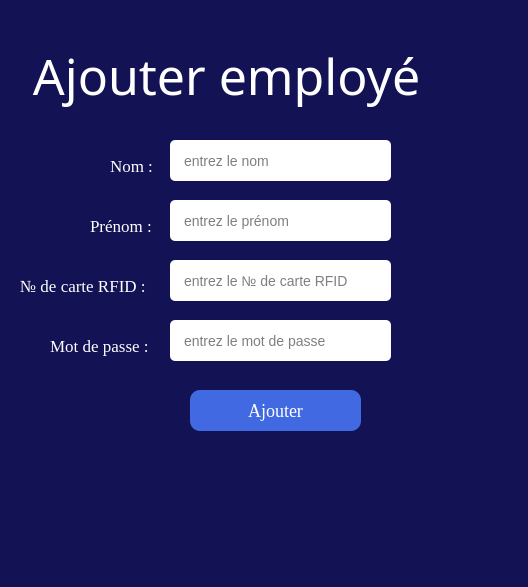
<?xml version="1.0" encoding="UTF-8"?>
<ui version="4.0">
 <class>Form</class>
 <widget class="QWidget" name="Form">
  <property name="geometry">
   <rect>
    <x>0</x>
    <y>0</y>
    <width>528</width>
    <height>587</height>
   </rect>
  </property>
  <property name="windowTitle">
   <string> Ajouter employé</string>
  </property>
  <property name="styleSheet">
   <string notr="true">QWidget{

background-color: #121254 ;}
</string>
  </property>
  <widget class="QLineEdit" name="ajout_employee_prenom_le">
   <property name="geometry">
    <rect>
     <x>170</x>
     <y>200</y>
     <width>221</width>
     <height>41</height>
    </rect>
   </property>
   <property name="styleSheet">
    <string notr="true">QLineEdit {
	
  padding : 6px 12px;
  font-size : 14px ;
  color :333 ;
  background-color :#fff;
  border : #4px solid #000;
  border-radius:5px;
}</string>
   </property>
   <property name="placeholderText">
    <string>entrez le prénom</string>
   </property>
  </widget>
  <widget class="QLineEdit" name="ajout_employee_rfid_le">
   <property name="geometry">
    <rect>
     <x>170</x>
     <y>260</y>
     <width>221</width>
     <height>41</height>
    </rect>
   </property>
   <property name="styleSheet">
    <string notr="true">QLineEdit {
	
  padding : 6px 12px;
  font-size : 14px ;
  color :333 ;
  background-color :#fff;
  border : #4px solid #000;
  border-radius:5px;
}</string>
   </property>
   <property name="placeholderText">
    <string>entrez le № de carte RFID </string>
   </property>
  </widget>
  <widget class="QLineEdit" name="ajout_employee_mdp_le">
   <property name="geometry">
    <rect>
     <x>170</x>
     <y>320</y>
     <width>221</width>
     <height>41</height>
    </rect>
   </property>
   <property name="styleSheet">
    <string notr="true">QLineEdit {
	
  padding : 6px 12px;
  font-size : 14px ;
  color :333 ;
  background-color :#fff;
  border : #4px solid #000;
  border-radius:5px;
}</string>
   </property>
   <property name="echoMode">
    <enum>QLineEdit::Password</enum>
   </property>
   <property name="placeholderText">
    <string>entrez le mot de passe</string>
   </property>
  </widget>
  <widget class="QPushButton" name="btn_ajout_employee_ajouter">
   <property name="geometry">
    <rect>
     <x>190</x>
     <y>390</y>
     <width>171</width>
     <height>41</height>
    </rect>
   </property>
   <property name="cursor">
    <cursorShape>PointingHandCursor</cursorShape>
   </property>
   <property name="styleSheet">
    <string notr="true">QPushButton {
  background: #4169E1 ;
  background-image: -webkit-linear-gradient(top, #4a4f96, #2d95d6);
  background-image: -moz-linear-gradient(top, #4a4f96, #2d95d6);
  background-image: -ms-linear-gradient(top, #4a4f96, #2d95d6);
  background-image: -o-linear-gradient(top, #4a4f96, #2d95d6);
  background-image: linear-gradient(to bottom, #4a4f96, #2d95d6);
  -webkit-border-radius: 10;
  -moz-border-radius: 10;
  border-radius: 10px;
  text-shadow: 10px 1px 3px #666666;
  font-family: Georgia;
  color: #ffffff;
  font-size: 18px;
  padding: 10px 20px 10px 20px;
  text-decoration: none;
}
QPushButton:hover {
  background: #4f5a64;
  background-image: -webkit-linear-gradient(top, #3cb0fd, #3498db);
  background-image: -moz-linear-gradient(top, #3cb0fd, #3498db);
  background-image: -ms-linear-gradient(top, #3cb0fd, #3498db);
  background-image: -o-linear-gradient(top, #3cb0fd, #3498db);
  background-image: linear-gradient(to bottom, #3cb0fd, #3498db);
  text-decoration: none;
}

</string>
   </property>
   <property name="text">
    <string>Ajouter</string>
   </property>
  </widget>
  <widget class="QLabel" name="label">
   <property name="geometry">
    <rect>
     <x>20</x>
     <y>260</y>
     <width>141</width>
     <height>51</height>
    </rect>
   </property>
   <property name="font">
    <font>
     <family>Georgia,serif</family>
     <pointsize>-1</pointsize>
     <underline>false</underline>
     <strikeout>false</strikeout>
    </font>
   </property>
   <property name="styleSheet">
    <string notr="true">QLabel{
   color: rgb(255, 255, 255);
  
   
   
   -webkit-box-shadow: rgba(0,0,0,1) 0 1px 0;
   -moz-box-shadow: rgba(0,0,0,1) 0 1px 0;
   box-shadow: rgba(0,0,0,1) 0 1px 0;
   text-shadow: rgba(0,0,0,.4) 0 1px 0;
   color: rgb(255, 255, 255);
   font-size: 17px;
   font-family: Georgia, serif;
   text-decoration: none;
   
}</string>
   </property>
   <property name="text">
    <string>№ de carte RFID :</string>
   </property>
  </widget>
  <widget class="QLabel" name="label_5">
   <property name="geometry">
    <rect>
     <x>110</x>
     <y>140</y>
     <width>51</width>
     <height>51</height>
    </rect>
   </property>
   <property name="font">
    <font>
     <family>Georgia,serif</family>
     <pointsize>-1</pointsize>
     <underline>false</underline>
     <strikeout>false</strikeout>
    </font>
   </property>
   <property name="styleSheet">
    <string notr="true">QLabel{
   color: rgb(255, 255, 255);
  
   
   
   -webkit-box-shadow: rgba(0,0,0,1) 0 1px 0;
   -moz-box-shadow: rgba(0,0,0,1) 0 1px 0;
   box-shadow: rgba(0,0,0,1) 0 1px 0;
   text-shadow: rgba(0,0,0,.4) 0 1px 0;
   color: rgb(255, 255, 255);
   font-size: 17px;
   font-family: Georgia, serif;
   text-decoration: none;
   
}</string>
   </property>
   <property name="text">
    <string>Nom :</string>
   </property>
  </widget>
  <widget class="QLabel" name="label_3">
   <property name="geometry">
    <rect>
     <x>90</x>
     <y>200</y>
     <width>71</width>
     <height>51</height>
    </rect>
   </property>
   <property name="font">
    <font>
     <family>Georgia,serif</family>
     <pointsize>-1</pointsize>
     <underline>false</underline>
     <strikeout>false</strikeout>
    </font>
   </property>
   <property name="styleSheet">
    <string notr="true">QLabel{
   color: rgb(255, 255, 255);
  
   
   
   -webkit-box-shadow: rgba(0,0,0,1) 0 1px 0;
   -moz-box-shadow: rgba(0,0,0,1) 0 1px 0;
   box-shadow: rgba(0,0,0,1) 0 1px 0;
   text-shadow: rgba(0,0,0,.4) 0 1px 0;
   color: rgb(255, 255, 255);
   font-size: 17px;
   font-family: Georgia, serif;
   text-decoration: none;
   
}</string>
   </property>
   <property name="text">
    <string>Prénom :</string>
   </property>
  </widget>
  <widget class="QLabel" name="label_4">
   <property name="geometry">
    <rect>
     <x>50</x>
     <y>320</y>
     <width>111</width>
     <height>51</height>
    </rect>
   </property>
   <property name="font">
    <font>
     <family>Georgia,serif</family>
     <pointsize>-1</pointsize>
     <underline>false</underline>
     <strikeout>false</strikeout>
    </font>
   </property>
   <property name="styleSheet">
    <string notr="true">QLabel{
   color: rgb(255, 255, 255);
  
   
   
   -webkit-box-shadow: rgba(0,0,0,1) 0 1px 0;
   -moz-box-shadow: rgba(0,0,0,1) 0 1px 0;
   box-shadow: rgba(0,0,0,1) 0 1px 0;
   text-shadow: rgba(0,0,0,.4) 0 1px 0;
   color: rgb(255, 255, 255);
   font-size: 17px;
   font-family: Georgia, serif;
   text-decoration: none;
   
}</string>
   </property>
   <property name="text">
    <string>Mot de passe :</string>
   </property>
  </widget>
  <widget class="QLineEdit" name="ajout_employee_nom_le">
   <property name="geometry">
    <rect>
     <x>170</x>
     <y>140</y>
     <width>221</width>
     <height>41</height>
    </rect>
   </property>
   <property name="styleSheet">
    <string notr="true">QLineEdit {
	
  padding : 6px 12px;
  font-size : 14px ;
  color :333 ;
  background-color :#fff;
  border : #4px solid #000;
  border-radius:5px;
}</string>
   </property>
   <property name="text">
    <string/>
   </property>
   <property name="placeholderText">
    <string>entrez le nom</string>
   </property>
  </widget>
  <widget class="QLabel" name="label_6">
   <property name="geometry">
    <rect>
     <x>20</x>
     <y>20</y>
     <width>471</width>
     <height>111</height>
    </rect>
   </property>
   <property name="font">
    <font>
     <family>Algerian</family>
     <pointsize>-1</pointsize>
     <underline>false</underline>
     <strikeout>false</strikeout>
    </font>
   </property>
   <property name="styleSheet">
    <string notr="true">QLabel{
   color: #00bfff;
  
   
   
   -webkit-box-shadow: rgba(0,0,0,1) 0 1px 0;
   -moz-box-shadow: rgba(0,0,0,1) 0 1px 0;
   box-shadow: rgba(0,0,0,1) 0 1px 0;
   text-shadow: rgba(0,0,0,.4) 0 1px 0;
   color: #FFFFFF;
   font-size: 50px;
   font-family: Algerian;
   text-decoration: none;
   
}</string>
   </property>
   <property name="text">
    <string> Ajouter employé</string>
   </property>
  </widget>
 </widget>
 <tabstops>
  <tabstop>btn_ajout_employee_ajouter</tabstop>
  <tabstop>ajout_employee_nom_le</tabstop>
  <tabstop>ajout_employee_prenom_le</tabstop>
  <tabstop>ajout_employee_rfid_le</tabstop>
  <tabstop>ajout_employee_mdp_le</tabstop>
 </tabstops>
 <resources/>
 <connections/>
</ui>
